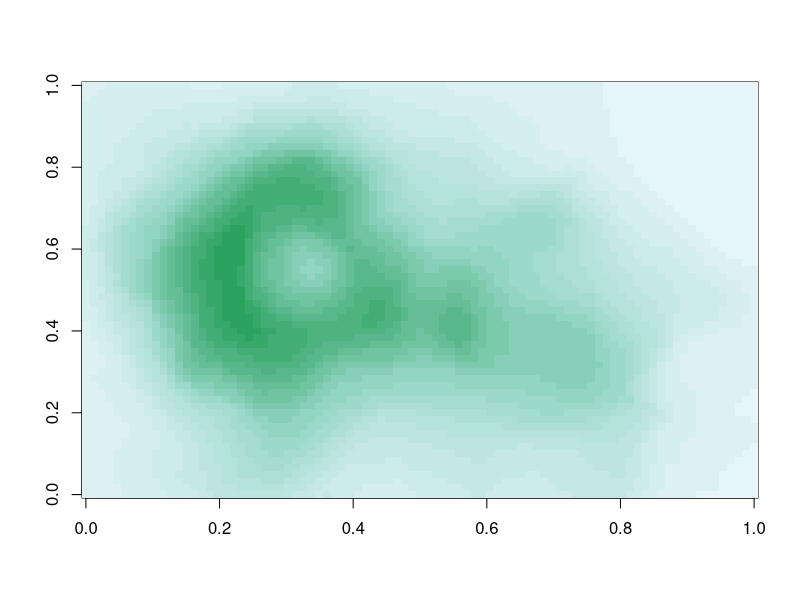
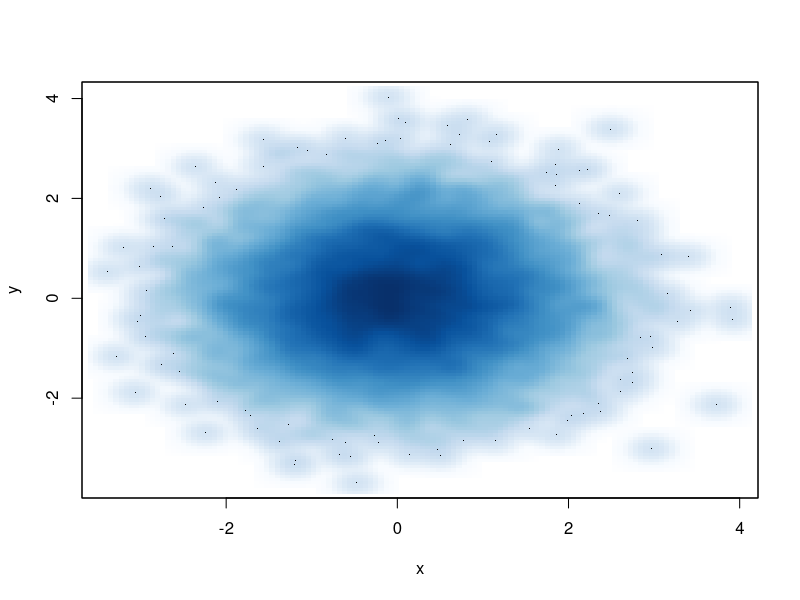
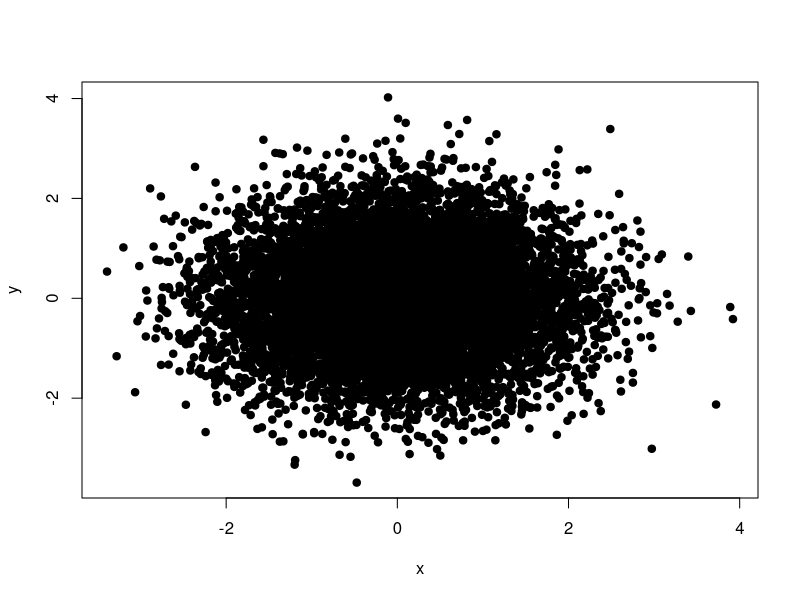
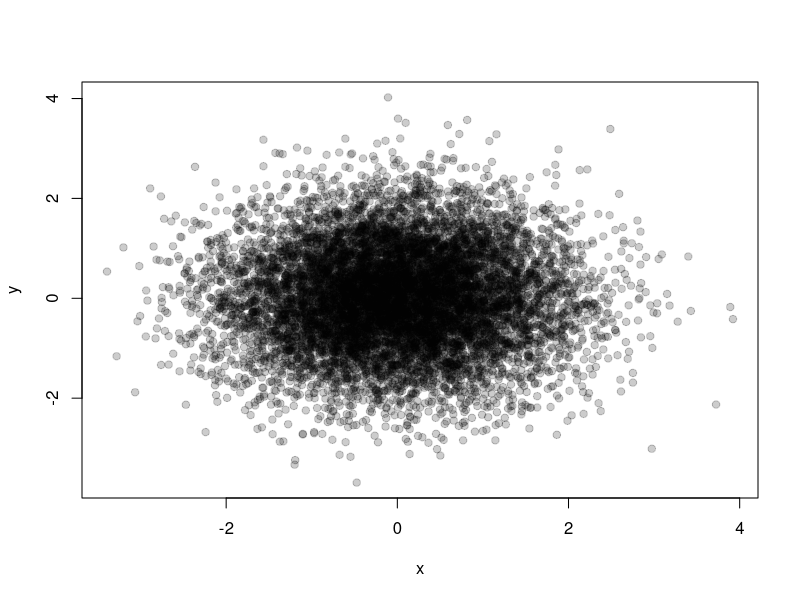

R code for these plots, in order:
# Lesson 3: Working with Colour
# Week 3

# colorRamp
# [,1] [,2] [,3] corresponds to [Red] [Blue] [Green]
par(mfrow=c(1,1))
pal <- colorRamp(c("red", "blue")) # interpolating between red and blue

pal(0) # 255 0 0 = brightest red 
pal(1) # 0 0 255 = brightest blue
pal(0.5) # 127.5 0 127.5 = colour in betwen red and blue..
pal(seq(0, 1, len = 10)) # gives me 10 colours

# colorRampPalette
pal <- colorRampPalette(c("red", "yellow"))
pal(2) # returns 2 colours, red and yellow
pal(10) # returns 10 colours

# RColorBrewer and colorRampPalette
library(RColorBrewer)
cols <- brewer.pal(3, "BuGn") # number of colours, name of the pallet
cols # it returns 3 colours
pal <- colorRampPalette(cols)
image(volcano, col = pal(20))

# the smoothScatter function
# useful if i need to make a scatterplot of large data points
x <- rnorm(10000)
y <- rnorm(10000)
smoothScatter(x, y)

# scatterplot with no transparency
plot(x, y, pch=19)

# scatterplot with transparency
plot(x, y, col = rgb(0,0,0,0.2), pch=19) # areas with points overlapping will be darker

